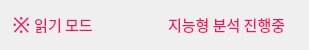
                   <widget class="QWidget" name="widget_5" native="true">
                    <property name="minimumSize">
                     <size>
                      <width>0</width>
                      <height>0</height>
                     </size>
                    </property>
                    <property name="maximumSize">
                     <size>
                      <width>16777215</width>
                      <height>50</height>
                     </size>
                    </property>
                    <layout class="QVBoxLayout" name="verticalLayout_30">
                     <item>
                      <layout class="QHBoxLayout" name="horizontalLayout_54">
                       <item>
                        <layout class="QHBoxLayout" name="horizontalLayout_63">
                         <property name="spacing">
                          <number>0</number>
                         </property>
                         <item>
                          <widget class="QLabel" name="camera_page_readmod_icon">
                           <property name="sizePolicy">
                            <sizepolicy hsizetype="Fixed" vsizetype="Fixed">
                             <horstretch>0</horstretch>
                             <verstretch>0</verstretch>
                            </sizepolicy>
                           </property>
                           <property name="minimumSize">
                            <size>
                             <width>21</width>
                             <height>21</height>
                            </size>
                           </property>
                           <property name="maximumSize">
                            <size>
                             <width>21</width>
                             <height>21</height>
                            </size>
                           </property>
                           <property name="font">
                            <font>
                             <family>Sans</family>
                             <pointsize>16</pointsize>
                            </font>
                           </property>
                           <property name="styleSheet">
                            <string notr="true">color: rgb(242, 18, 94);</string>
                           </property>
                           <property name="text">
                            <string>※</string>
                           </property>
                           <property name="scaledContents">
                            <bool>true</bool>
                           </property>
                           <property name="alignment">
                            <set>Qt::AlignmentFlag::AlignCenter</set>
                           </property>
                          </widget>
                         </item>
                         <item>
                          <widget class="QLabel" name="camera_page_readmod_label">
                           <property name="sizePolicy">
                            <sizepolicy hsizetype="Fixed" vsizetype="Fixed">
                             <horstretch>0</horstretch>
                             <verstretch>0</verstretch>
                            </sizepolicy>
                           </property>
                           <property name="minimumSize">
                            <size>
                             <width>63</width>
                             <height>21</height>
                            </size>
                           </property>
                           <property name="maximumSize">
                            <size>
                             <width>38</width>
                             <height>21</height>
                            </size>
                           </property>
                           <property name="font">
                            <font>
                             <family>Sans</family>
                             <pointsize>11</pointsize>
                            </font>
                           </property>
                           <property name="styleSheet">
                            <string notr="true">color: rgb(242, 18, 94);</string>
                           </property>
                           <property name="text">
                            <string>읽기 모드</string>
                           </property>
                           <property name="alignment">
                            <set>Qt::AlignmentFlag::AlignCenter</set>
                           </property>
                          </widget>
                         </item>
                        </layout>
                       </item>
                       <item>
                        <spacer name="horizontalSpacer_14">
                         <property name="orientation">
                          <enum>Qt::Orientation::Horizontal</enum>
                         </property>
                         <property name="sizeHint" stdset="0">
                          <size>
                           <width>40</width>
                           <height>20</height>
                          </size>
                         </property>
                        </spacer>
                       </item>
                       <item>
                        <widget class="QLabel" name="camera_page_ai_active_icon">
                         <property name="sizePolicy">
                          <sizepolicy hsizetype="Fixed" vsizetype="Fixed">
                           <horstretch>0</horstretch>
                           <verstretch>0</verstretch>
                          </sizepolicy>
                         </property>
                         <property name="minimumSize">
                          <size>
                           <width>21</width>
                           <height>21</height>
                          </size>
                         </property>
                         <property name="maximumSize">
                          <size>
                           <width>21</width>
                           <height>21</height>
                          </size>
                         </property>
                         <property name="font">
                          <font>
                           <family>Sans</family>
                          </font>
                         </property>
                         <property name="styleSheet">
                          <string notr="true">color: rgb(242, 18, 94);</string>
                         </property>
                         <property name="text">
                          <string/>
                         </property>
                         <property name="pixmap">
                          <pixmap resource="../ms_ai_img.qrc">:/newPrefix/ui/images/ico_analysis_on.svg</pixmap>
                         </property>
                         <property name="scaledContents">
                          <bool>true</bool>
                         </property>
                        </widget>
                       </item>
                       <item>
                        <widget class="QLabel" name="camera_page_ai_active_label">
                         <property name="sizePolicy">
                          <sizepolicy hsizetype="Fixed" vsizetype="Fixed">
                           <horstretch>0</horstretch>
                           <verstretch>0</verstretch>
                          </sizepolicy>
                         </property>
                         <property name="minimumSize">
                          <size>
                           <width>130</width>
                           <height>21</height>
                          </size>
                         </property>
                         <property name="maximumSize">
                          <size>
                           <width>130</width>
                           <height>21</height>
                          </size>
                         </property>
                         <property name="font">
                          <font>
                           <family>Sans</family>
                           <pointsize>11</pointsize>
                          </font>
                         </property>
                         <property name="styleSheet">
                          <string notr="true">color: rgb(242, 18, 94);</string>
                         </property>
                         <property name="text">
                          <string>지능형 분석 진행중</string>
                         </property>
                        </widget>
                       </item>
                      </layout>
                     </item>
                    </layout>
                   </widget>
